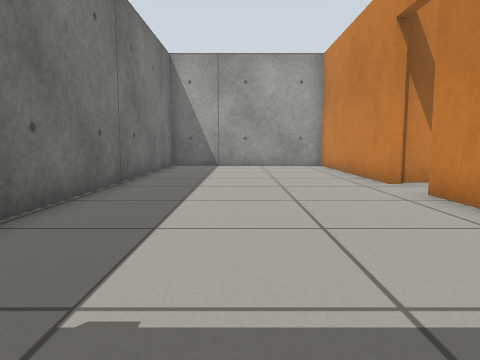
View 1 (above)

22 first-person views from a walk through a world built for the Gazebo simulator. The camera is 0.5 m above the floor, tilts 6° down and sees 70° across. The floor is counted in squares, 0.5 m on a side. Each view is taken from the middle of a square. On the plan, view 1 faces up. The plan holds only what a view shows up to about 13 squares ahead; the rest is blank. The place goes on beyond the plan.

View 2
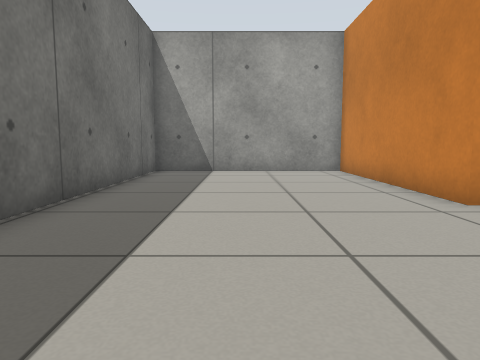

View 3
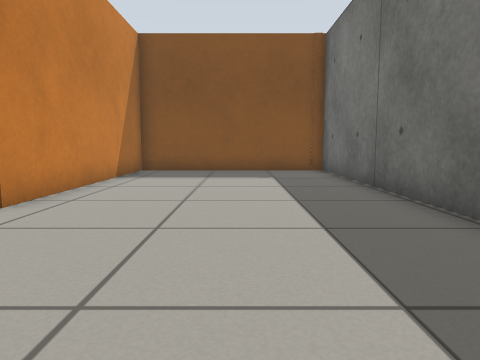

View 4
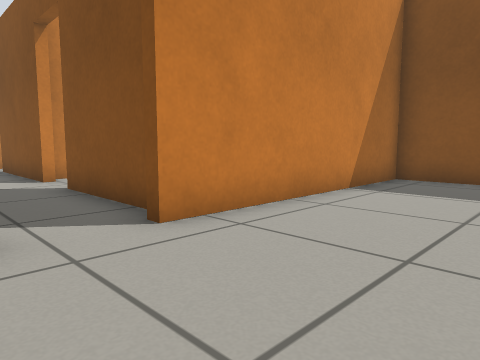

View 5
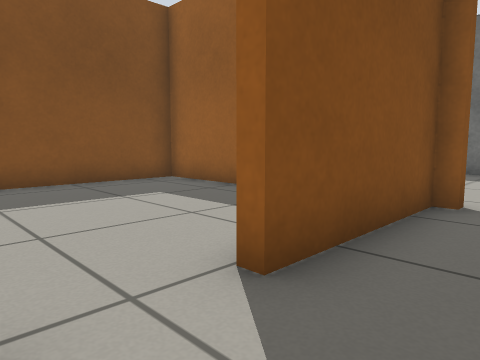

View 6
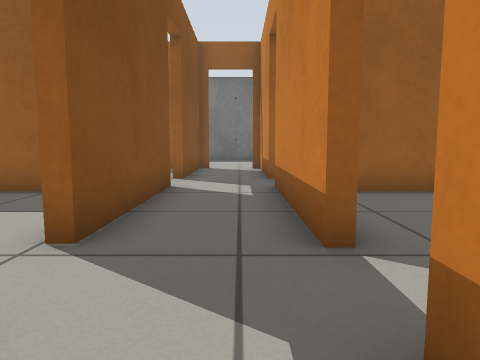

View 7
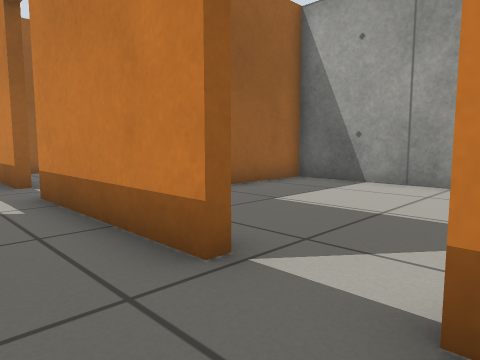

View 8
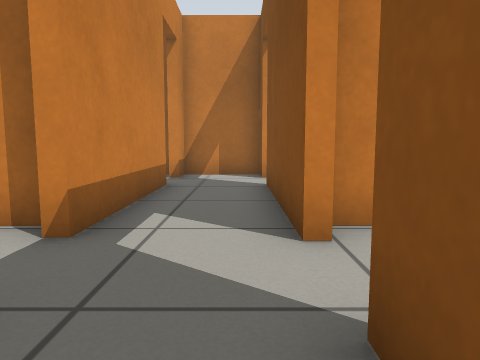

View 9
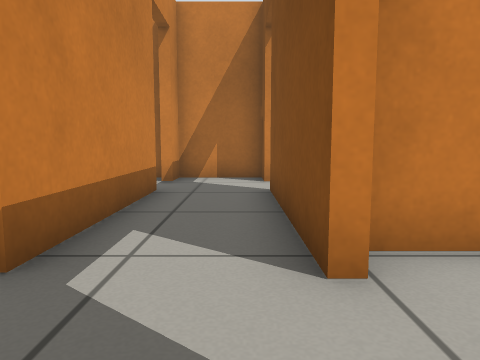

View 10
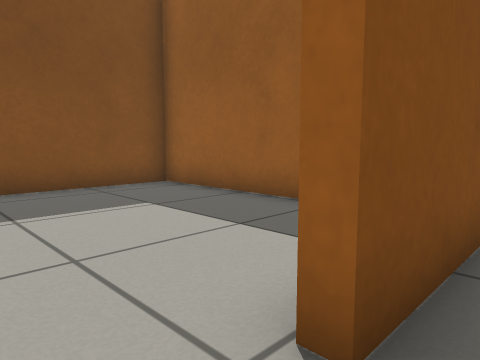

View 11
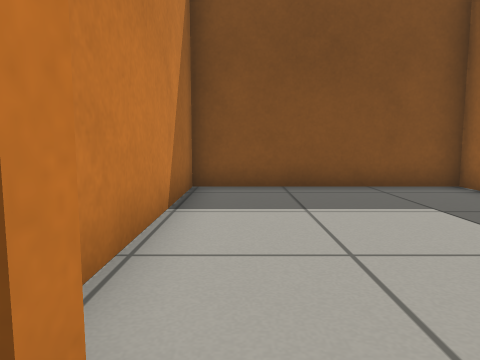

View 12
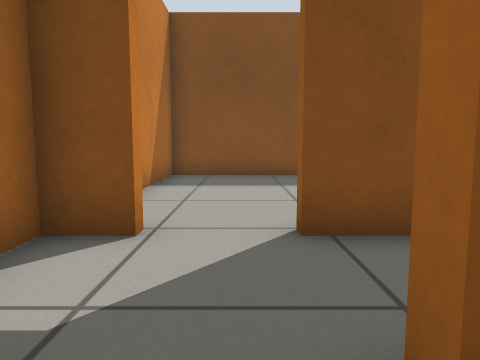

View 13
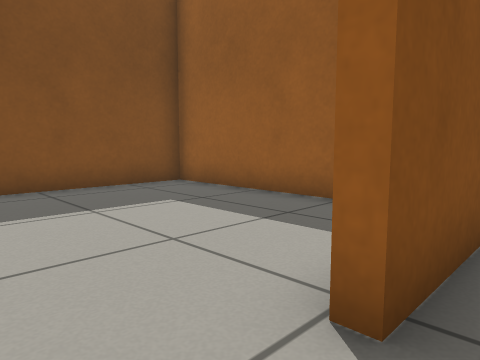

View 14
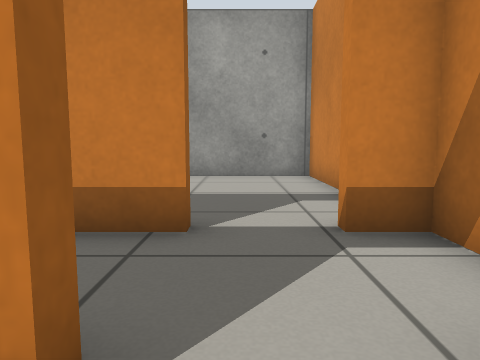

View 15
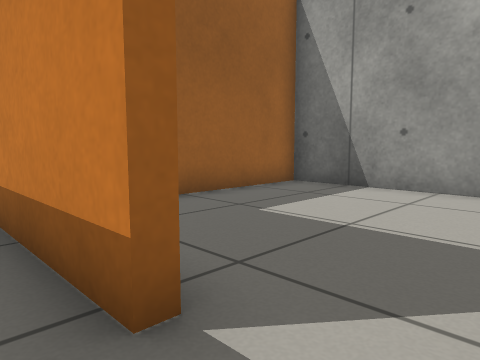

View 16
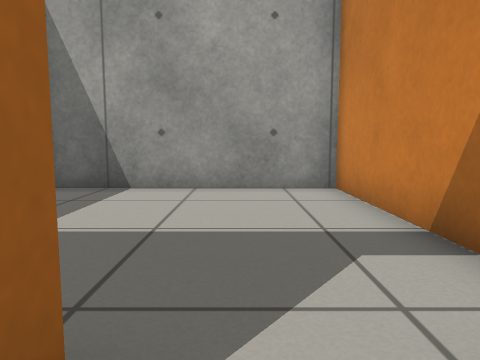

View 17
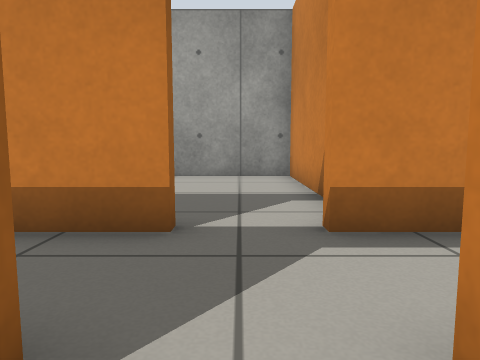

View 18
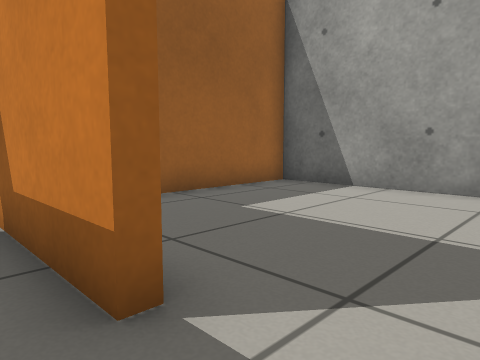

View 19
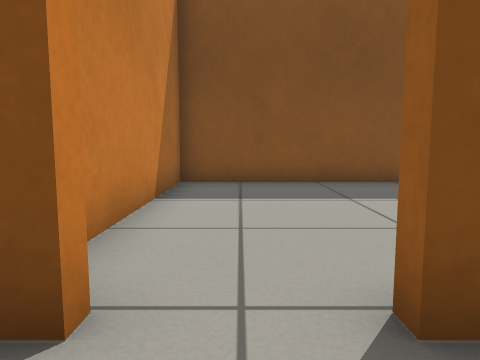

View 20
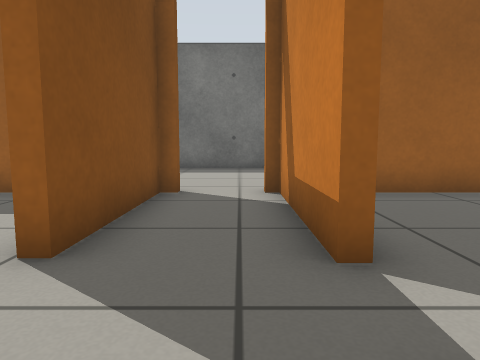

View 21
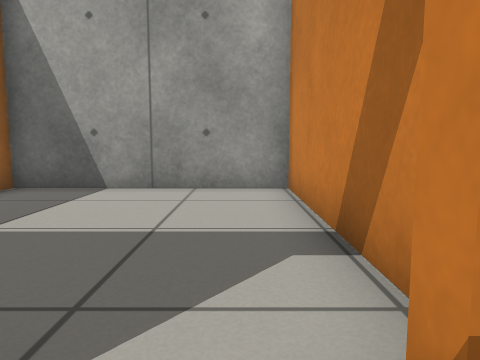

View 22
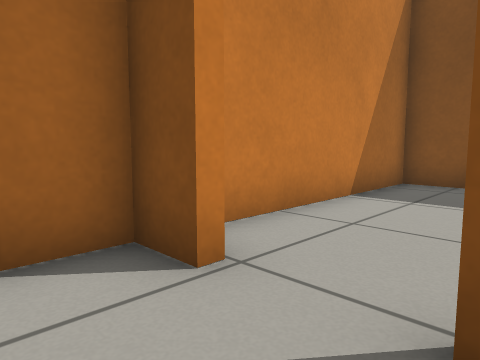

### Floor plan
Ten units are one square. View 1 is at (0, 0); x grows to the right and y downward. Boxes are objects, and circles mark ways between rooms. Rooms are numbered by the first view taken in them; rooms with no view inside come last. Other rooms are left out.
<svg viewBox="-36 -162 283 177">
<path fill="none" stroke="#000" d="M37 -85 37 -157 -31 -157 -31 10 37 10 37 -67M149 -88 100 -88M164 -64 214 -64M99 -64 147 -64M82 -88 40 -88M215 -88 165 -88M231 -64 242 -64 242 -88 231 -88M40 -67 40 -64 81 -64M242 -110 242 -157 174 -157 174 -119M174 -39 174 10 242 10 242 -51M40 -34 40 10 106 10 106 -59M106 -112 106 -157 40 -157 40 -101M171 -94 171 -157 109 -157 109 -104M109 -39 109 10 171 10 171 -59"/>
<circle cx="40" cy="-75" r="3" fill="#2a7"/>
<circle cx="225" cy="-90" r="3" fill="#2a7"/>
<circle cx="225" cy="-60" r="3" fill="#2a7"/>
<circle cx="90" cy="-60" r="3" fill="#2a7"/>
<circle cx="95" cy="-90" r="3" fill="#2a7"/>
<circle cx="155" cy="-90" r="3" fill="#2a7"/>
<circle cx="155" cy="-60" r="3" fill="#2a7"/>
<text x="0" y="-80">1</text>
<text x="140" y="-80">2</text>
<text x="200" y="-130">3</text>
<text x="200" y="-30">4</text>
<text x="70" y="-30">5</text>
<text x="70" y="-130">6</text>
<text x="140" y="-130">7</text>
<text x="140" y="-30">8</text>
</svg>
Room 1 opens to room 2. Room 2 opens to room 3. Room 2 opens to room 4. Room 2 opens to room 5. Room 2 opens to room 6. Room 2 opens to room 7. Room 2 opens to room 8.

Where each view was taken, in squares from view 1:
view 1: 0 up, 0 right, facing up
view 2: 3 up, 0 right, facing up
view 3: 12 up, 0 right, facing down
view 4: 9 up, 0 right, facing down-right
view 5: 8 up, 10 right, facing down-left
view 6: 8 up, 18 right, facing left
view 7: 7 up, 17 right, facing up-left
view 8: 7 up, 13 right, facing right
view 9: 7 up, 14 right, facing right
view 10: 7 up, 16 right, facing down-left
view 11: 7 up, 16 right, facing down
view 12: 10 up, 22 right, facing down
view 13: 7 up, 23 right, facing down-left
view 14: 5 up, 22 right, facing up
view 15: 8 up, 23 right, facing up-left
view 16: 8 up, 22 right, facing up
view 17: 5 up, 9 right, facing up
view 18: 8 up, 10 right, facing up-left
view 19: 8 up, 9 right, facing down
view 20: 8 up, 11 right, facing left
view 21: 8 up, 16 right, facing up
view 22: 8 up, 21 right, facing down-right
